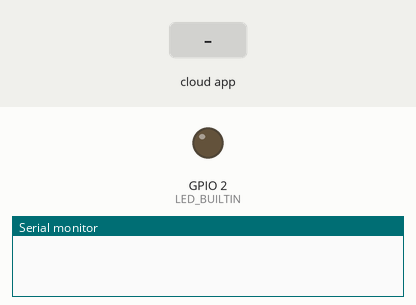
Simulated run of this sketch. Board: ESP8266 (Wemos D1 mini). Shown: output pins drawn as LEDs (lit = HIGH, except the on-board LED, lit = LOW), the last lines printed to the serial monitor. Inputs (shaded band) come from the test bench. Not simulated (calls return 0 or success): CayenneWiFiClient.h.

Above: at 3.3 s.
3.4 s: the phone or cloud app sets 0 to 0
4.9 s: the phone or cloud app sets 5 to 0
6.9 s: the phone or cloud app sets 6 to 1
8.9 s: the phone or cloud app sets 8 to 0
11.8 s: the phone or cloud app sets 0 to 1
At 12.6 s:
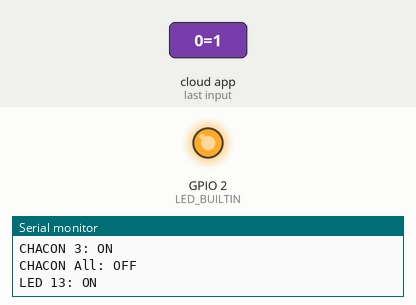
13.3 s: the phone or cloud app sets 8 to 1
Timing chart, 0 to 16.3 s (numbered marks = the images above; inputs shaded):
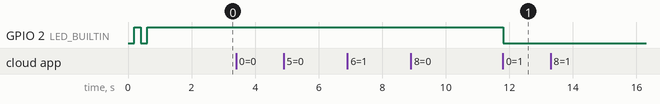

Measured:
- after the input at 11.8 s, GPIO 2 (LED_BUILTIN): HIGH → LOW at once

The sketch:

TP5_433MHz_Dashboard.ino
```cpp
/*

  Example for turning on / off Chacon & Zap power outlet with Cayenne dashboard
  Please get your personal remote codes from TP3_433MHz_Receiver and add them to "Chacon power outlet codes" section.

  Requirements:
    - Arduino Ethernet shield or
    - Wemos D1 Wifi (based on esp8266) or
    - Arduino wifi esp8266 module

  /!\ Please get your personal remote codes from TP3_433MHz_Receiver.
  /!\ Please insert your custom Token (Your Cayenne account).
  /!\ Please insert your custom SSID + Password (Your wifi credentials).

  | Transmitter | Arduino   | Wemos D1
  |-------------|-----------|----------
  | VCC         | 5V        | 5V
  | GND         | GND       | GND
  | DATA        | D10       | D1

*/

//#define CAYENNE_DEBUG         // Uncomment to show debug messages
#define CAYENNE_PRINT Serial    // Comment this out to disable prints and save space

#include "CayenneDefines.h"
#include "BlynkSimpleEsp8266.h"

//Wifi
#include "CayenneWiFiClient.h"
// or Ethernet
//#include <CayenneEthernet.h>

#include <RCSwitch.h>
int i=0;
int sleep = 100;
int transmit_pin = 1;
int pulseLength = 185;
int repeatTransmit = 5;

char token[] = "XXXXXXXXXXXXXXXX";   // /!\ Enter your Cayenne token here
char ssid[] = "XXXXXXXXXXXXXXXXX";   // /!\ Enter your Wifi name here
char password[] = "XXXXXXXXXXXXX";   // /!\ Enter your Wifi password here

// Chacon power outlet /!\ Get your remote codes from TP3_433MHz_Receiver project
char chacon2_on[]  = "0FFFF0FFFFFF";
char chacon3_on[]  = "0FFFFF0FFFFF";
char chacon4_on[]  = "0FFFFFF0FFFF";
char chacon2_off[] = "0FFFF0FF0000";
char chacon3_off[] = "0FFFFF0FFFF0";
char chacon4_off[] = "0FFFFFF0FFF0";

// RC-Switch
RCSwitch mySwitch = RCSwitch();

// Cayenne 433MHZ Virtual Pins
#define VIRTUAL_PIN_0 V0 // Virtual pin to led 13 for debug
#define VIRTUAL_PIN_5 V5 // Virtual pin to manage Chacon 2
#define VIRTUAL_PIN_6 V6 // Virtual pin to manage Chacon 3
#define VIRTUAL_PIN_7 V7 // Virtual pin to manage Chacon 4
#define VIRTUAL_PIN_8 V8 // Virtual pin to manage all Chacon power outlet

void setup() {
  //Debug
  Serial.begin(9600);

  //433MHz
  mySwitch.enableTransmit(transmit_pin);
  mySwitch.setPulseLength(pulseLength);
  mySwitch.setRepeatTransmit(repeatTransmit);

  // initialize digital pin LED_BUILTIN as an output.
  pinMode(LED_BUILTIN, OUTPUT);
  digitalWrite(LED_BUILTIN, LOW);delay(200); digitalWrite(LED_BUILTIN, HIGH);delay(200);
  digitalWrite(LED_BUILTIN, LOW);delay(200); digitalWrite(LED_BUILTIN, HIGH);

  //Cayenne
  Cayenne.begin(token, ssid, password);
}

void loop() {
  Cayenne.run();
}

CAYENNE_IN(VIRTUAL_PIN_0)
{
  // get value sent from Cayenne dashboard
  int currentValue = getValue.asInt(); // 0 to 1

  if(currentValue == 1){
    digitalWrite(LED_BUILTIN, LOW);
    Serial.println("LED 13: ON");
  }
  else{
    digitalWrite(LED_BUILTIN, HIGH);
    Serial.println("LED 13: OFF");
  }

}

CAYENNE_IN(VIRTUAL_PIN_5)
{
  // get value sent from Cayenne dashboard
  int currentValue = getValue.asInt(); // 0 to 1

  if(currentValue == 1){
    //Chacon ON 2
    mySwitch.sendTriState(chacon2_on); delay(sleep);
    Serial.println("CHACON 2: ON");
  }
  else{
    //Chacon OFF 2
    mySwitch.sendTriState(chacon2_off); delay(sleep);
    Serial.println("CHACON 2: OFF");
  }

}

CAYENNE_IN(VIRTUAL_PIN_6)
{
  if(getValue.asInt() == 1){
    //Chacon ON 3
    mySwitch.sendTriState(chacon3_on); delay(sleep);
    Serial.println("CHACON 3: ON");
  }
  else{
    //Chacon OFF 3
    mySwitch.sendTriState(chacon3_off); delay(sleep);
    Serial.println("CHACON 3: OFF");
  }

}

CAYENNE_IN(VIRTUAL_PIN_7)
{
  if(getValue.asInt() == 1){
    //Chacon ON 4
    mySwitch.sendTriState(chacon4_on); delay(sleep);
    Serial.println("CHACON 4: ON");
  }
  else{
    //Chacon OFF 4
    mySwitch.sendTriState(chacon4_off); delay(sleep);
    Serial.println("CHACON 4: OFF");
  }

}

CAYENNE_IN(VIRTUAL_PIN_8)
{
  if(getValue.asInt() == 1){
    //Turn ON all Chacon power outlet in one clic
    mySwitch.sendTriState(chacon2_on);
    mySwitch.sendTriState(chacon3_on);
    mySwitch.sendTriState(chacon4_on);
    delay(sleep);
    Serial.println("CHACON All: ON");
  }
  else{
    //Turn OFF all Chacon power outlet in one clic
    mySwitch.sendTriState(chacon2_off);
    mySwitch.sendTriState(chacon3_off);
    mySwitch.sendTriState(chacon4_off);
    delay(sleep);
    Serial.println("CHACON All: OFF");
  }

}
```
